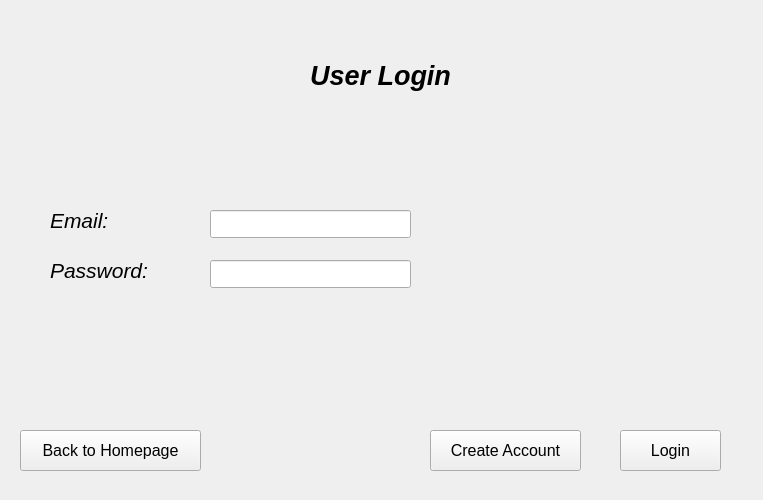
<?xml version="1.0" encoding="UTF-8"?>
<ui version="4.0">
 <class>MainWindow</class>
 <widget class="QMainWindow" name="MainWindow">
  <property name="geometry">
   <rect>
    <x>0</x>
    <y>0</y>
    <width>763</width>
    <height>500</height>
   </rect>
  </property>
  <property name="windowTitle">
   <string>MainWindow</string>
  </property>
  <widget class="QWidget" name="centralwidget">
   <widget class="QPushButton" name="loginBtn">
    <property name="geometry">
     <rect>
      <x>620</x>
      <y>430</y>
      <width>101</width>
      <height>41</height>
     </rect>
    </property>
    <property name="font">
     <font>
      <pointsize>12</pointsize>
     </font>
    </property>
    <property name="text">
     <string>Login</string>
    </property>
   </widget>
   <widget class="QLabel" name="label_3">
    <property name="geometry">
     <rect>
      <x>50</x>
      <y>250</y>
      <width>121</width>
      <height>41</height>
     </rect>
    </property>
    <property name="font">
     <font>
      <pointsize>16</pointsize>
      <italic>true</italic>
     </font>
    </property>
    <property name="text">
     <string>Password:</string>
    </property>
   </widget>
   <widget class="QPushButton" name="backBtn">
    <property name="geometry">
     <rect>
      <x>20</x>
      <y>430</y>
      <width>181</width>
      <height>41</height>
     </rect>
    </property>
    <property name="font">
     <font>
      <pointsize>12</pointsize>
     </font>
    </property>
    <property name="text">
     <string>Back to Homepage</string>
    </property>
   </widget>
   <widget class="QLineEdit" name="passField">
    <property name="geometry">
     <rect>
      <x>210</x>
      <y>260</y>
      <width>201</width>
      <height>28</height>
     </rect>
    </property>
   </widget>
   <widget class="QLabel" name="label_2">
    <property name="geometry">
     <rect>
      <x>50</x>
      <y>200</y>
      <width>91</width>
      <height>41</height>
     </rect>
    </property>
    <property name="font">
     <font>
      <pointsize>16</pointsize>
      <italic>true</italic>
     </font>
    </property>
    <property name="text">
     <string>Email:</string>
    </property>
   </widget>
   <widget class="QPushButton" name="accBtn">
    <property name="geometry">
     <rect>
      <x>430</x>
      <y>430</y>
      <width>151</width>
      <height>41</height>
     </rect>
    </property>
    <property name="font">
     <font>
      <pointsize>12</pointsize>
     </font>
    </property>
    <property name="text">
     <string>Create Account</string>
    </property>
   </widget>
   <widget class="QLineEdit" name="emailField">
    <property name="geometry">
     <rect>
      <x>210</x>
      <y>210</y>
      <width>201</width>
      <height>28</height>
     </rect>
    </property>
   </widget>
   <widget class="QLabel" name="label">
    <property name="geometry">
     <rect>
      <x>180</x>
      <y>20</y>
      <width>401</width>
      <height>111</height>
     </rect>
    </property>
    <property name="font">
     <font>
      <pointsize>20</pointsize>
      <italic>true</italic>
      <bold>true</bold>
     </font>
    </property>
    <property name="text">
     <string>User Login</string>
    </property>
    <property name="alignment">
     <set>Qt::AlignCenter</set>
    </property>
   </widget>
  </widget>
 </widget>
 <resources/>
 <connections/>
</ui>
